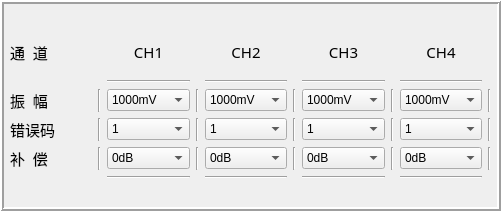
       <widget class="QFrame" name="frame_15">
        <property name="geometry">
         <rect>
          <x>500</x>
          <y>30</y>
          <width>501</width>
          <height>211</height>
         </rect>
        </property>
        <property name="frameShape">
         <enum>QFrame::Box</enum>
        </property>
        <property name="frameShadow">
         <enum>QFrame::Raised</enum>
        </property>
        <property name="lineWidth">
         <number>2</number>
        </property>
        <widget class="QWidget" name="gridLayoutWidget_3">
         <property name="geometry">
          <rect>
           <x>10</x>
           <y>30</y>
           <width>481</width>
           <height>149</height>
          </rect>
         </property>
         <layout class="QGridLayout" name="gridLayout_4">
          <item row="1" column="2">
           <widget class="Line" name="line_2">
            <property name="orientation">
             <enum>Qt::Horizontal</enum>
            </property>
           </widget>
          </item>
          <item row="3" column="0">
           <widget class="QLabel" name="label_32">
            <property name="font">
             <font>
              <family>黑体</family>
              <pointsize>11</pointsize>
             </font>
            </property>
            <property name="text">
             <string>错误码</string>
            </property>
           </widget>
          </item>
          <item row="3" column="9">
           <widget class="Line" name="line_18">
            <property name="orientation">
             <enum>Qt::Vertical</enum>
            </property>
           </widget>
          </item>
          <item row="1" column="6">
           <widget class="Line" name="line_12">
            <property name="orientation">
             <enum>Qt::Horizontal</enum>
            </property>
           </widget>
          </item>
          <item row="4" column="6">
           <widget class="QComboBox" name="comboBox_WMA_BC_CH3">
            <item>
             <property name="text">
              <string>0dB</string>
             </property>
            </item>
            <item>
             <property name="text">
              <string>0.5dB</string>
             </property>
            </item>
            <item>
             <property name="text">
              <string>1.0dB</string>
             </property>
            </item>
            <item>
             <property name="text">
              <string>1.5dB</string>
             </property>
            </item>
            <item>
             <property name="text">
              <string>2.0dB</string>
             </property>
            </item>
            <item>
             <property name="text">
              <string>2.5dB</string>
             </property>
            </item>
            <item>
             <property name="text">
              <string>-0.5dB</string>
             </property>
            </item>
            <item>
             <property name="text">
              <string>-1.0dB</string>
             </property>
            </item>
           </widget>
          </item>
          <item row="0" column="6">
           <widget class="QLabel" name="label_29">
            <property name="font">
             <font>
              <family>黑体</family>
              <pointsize>11</pointsize>
             </font>
            </property>
            <property name="text">
             <string>CH3</string>
            </property>
            <property name="alignment">
             <set>Qt::AlignCenter</set>
            </property>
           </widget>
          </item>
          <item row="4" column="4">
           <widget class="QComboBox" name="comboBox_WMA_BC_CH2">
            <item>
             <property name="text">
              <string>0dB</string>
             </property>
            </item>
            <item>
             <property name="text">
              <string>0.5dB</string>
             </property>
            </item>
            <item>
             <property name="text">
              <string>1.0dB</string>
             </property>
            </item>
            <item>
             <property name="text">
              <string>1.5dB</string>
             </property>
            </item>
            <item>
             <property name="text">
              <string>2.0dB</string>
             </property>
            </item>
            <item>
             <property name="text">
              <string>2.5dB</string>
             </property>
            </item>
            <item>
             <property name="text">
              <string>-0.5dB</string>
             </property>
            </item>
            <item>
             <property name="text">
              <string>-1.0dB</string>
             </property>
            </item>
           </widget>
          </item>
          <item row="2" column="7">
           <widget class="Line" name="line_13">
            <property name="orientation">
             <enum>Qt::Vertical</enum>
            </property>
           </widget>
          </item>
          <item row="5" column="4">
           <widget class="Line" name="line_21">
            <property name="orientation">
             <enum>Qt::Horizontal</enum>
            </property>
           </widget>
          </item>
          <item row="4" column="9">
           <widget class="Line" name="line_19">
            <property name="orientation">
             <enum>Qt::Vertical</enum>
            </property>
           </widget>
          </item>
          <item row="1" column="4">
           <widget class="Line" name="line_24">
            <property name="orientation">
             <enum>Qt::Horizontal</enum>
            </property>
           </widget>
          </item>
          <item row="4" column="3">
           <widget class="Line" name="line_8">
            <property name="orientation">
             <enum>Qt::Vertical</enum>
            </property>
           </widget>
          </item>
          <item row="3" column="8">
           <widget class="QComboBox" name="comboBox_WMA_ERROR_CH4">
            <item>
             <property name="text">
              <string>1</string>
             </property>
            </item>
            <item>
             <property name="text">
              <string>0</string>
             </property>
            </item>
           </widget>
          </item>
          <item row="5" column="6">
           <widget class="Line" name="line_22">
            <property name="orientation">
             <enum>Qt::Horizontal</enum>
            </property>
           </widget>
          </item>
          <item row="3" column="2">
           <widget class="QComboBox" name="comboBox_WMA_ERROR_CH1">
            <item>
             <property name="text">
              <string>1</string>
             </property>
            </item>
            <item>
             <property name="text">
              <string>0</string>
             </property>
            </item>
           </widget>
          </item>
          <item row="3" column="1">
           <widget class="Line" name="line_4">
            <property name="orientation">
             <enum>Qt::Vertical</enum>
            </property>
           </widget>
          </item>
          <item row="0" column="4">
           <widget class="QLabel" name="label_28">
            <property name="font">
             <font>
              <family>黑体</family>
              <pointsize>11</pointsize>
             </font>
            </property>
            <property name="text">
             <string>CH2</string>
            </property>
            <property name="alignment">
             <set>Qt::AlignCenter</set>
            </property>
           </widget>
          </item>
          <item row="4" column="5">
           <widget class="Line" name="line_11">
            <property name="orientation">
             <enum>Qt::Vertical</enum>
            </property>
           </widget>
          </item>
          <item row="2" column="4">
           <widget class="QComboBox" name="comboBox_WMA_ZF_CH2">
            <item>
             <property name="text">
              <string>1000mV</string>
             </property>
            </item>
            <item>
             <property name="text">
              <string>750mV</string>
             </property>
            </item>
            <item>
             <property name="text">
              <string>500mV</string>
             </property>
            </item>
            <item>
             <property name="text">
              <string>250mV</string>
             </property>
            </item>
            <item>
             <property name="text">
              <string>0mV</string>
             </property>
            </item>
           </widget>
          </item>
          <item row="2" column="9">
           <widget class="Line" name="line_17">
            <property name="orientation">
             <enum>Qt::Vertical</enum>
            </property>
           </widget>
          </item>
          <item row="4" column="2">
           <widget class="QComboBox" name="comboBox_WMA_BC_CH1">
            <item>
             <property name="text">
              <string>0dB</string>
             </property>
            </item>
            <item>
             <property name="text">
              <string>0.5dB</string>
             </property>
            </item>
            <item>
             <property name="text">
              <string>1.0dB</string>
             </property>
            </item>
            <item>
             <property name="text">
              <string>1.5dB</string>
             </property>
            </item>
            <item>
             <property name="text">
              <string>2.0dB</string>
             </property>
            </item>
            <item>
             <property name="text">
              <string>2.5dB</string>
             </property>
            </item>
            <item>
             <property name="text">
              <string>-0.5dB</string>
             </property>
            </item>
            <item>
             <property name="text">
              <string>-1.0dB</string>
             </property>
            </item>
           </widget>
          </item>
          <item row="1" column="8">
           <widget class="Line" name="line_16">
            <property name="orientation">
             <enum>Qt::Horizontal</enum>
            </property>
           </widget>
          </item>
          <item row="3" column="7">
           <widget class="Line" name="line_14">
            <property name="orientation">
             <enum>Qt::Vertical</enum>
            </property>
           </widget>
          </item>
          <item row="2" column="0">
           <widget class="QLabel" name="label_31">
            <property name="font">
             <font>
              <family>黑体</family>
              <pointsize>11</pointsize>
             </font>
            </property>
            <property name="text">
             <string>振  幅</string>
            </property>
           </widget>
          </item>
          <item row="5" column="8">
           <widget class="Line" name="line_23">
            <property name="orientation">
             <enum>Qt::Horizontal</enum>
            </property>
           </widget>
          </item>
          <item row="0" column="8">
           <widget class="QLabel" name="label_30">
            <property name="font">
             <font>
              <family>黑体</family>
              <pointsize>11</pointsize>
             </font>
            </property>
            <property name="text">
             <string>CH4</string>
            </property>
            <property name="alignment">
             <set>Qt::AlignCenter</set>
            </property>
           </widget>
          </item>
          <item row="0" column="2">
           <widget class="QLabel" name="label_27">
            <property name="font">
             <font>
              <family>黑体</family>
              <pointsize>11</pointsize>
             </font>
            </property>
            <property name="layoutDirection">
             <enum>Qt::RightToLeft</enum>
            </property>
            <property name="text">
             <string>CH1</string>
            </property>
            <property name="alignment">
             <set>Qt::AlignCenter</set>
            </property>
           </widget>
          </item>
          <item row="4" column="1">
           <widget class="Line" name="line_5">
            <property name="orientation">
             <enum>Qt::Vertical</enum>
            </property>
           </widget>
          </item>
          <item row="2" column="5">
           <widget class="Line" name="line_9">
            <property name="orientation">
             <enum>Qt::Vertical</enum>
            </property>
           </widget>
          </item>
          <item row="4" column="7">
           <widget class="Line" name="line_15">
            <property name="orientation">
             <enum>Qt::Vertical</enum>
            </property>
           </widget>
          </item>
          <item row="2" column="8">
           <widget class="QComboBox" name="comboBox_WMA_ZF_CH4">
            <item>
             <property name="text">
              <string>1000mV</string>
             </property>
            </item>
            <item>
             <property name="text">
              <string>750mV</string>
             </property>
            </item>
            <item>
             <property name="text">
              <string>500mV</string>
             </property>
            </item>
            <item>
             <property name="text">
              <string>250mV</string>
             </property>
            </item>
            <item>
             <property name="text">
              <string>0mV</string>
             </property>
            </item>
           </widget>
          </item>
          <item row="4" column="0">
           <widget class="QLabel" name="label_33">
            <property name="font">
             <font>
              <family>黑体</family>
              <pointsize>11</pointsize>
             </font>
            </property>
            <property name="text">
             <string>补  偿</string>
            </property>
           </widget>
          </item>
          <item row="3" column="3">
           <widget class="Line" name="line_7">
            <property name="orientation">
             <enum>Qt::Vertical</enum>
            </property>
           </widget>
          </item>
          <item row="3" column="4">
           <widget class="QComboBox" name="comboBox_WMA_ERROR_CH2">
            <item>
             <property name="text">
              <string>1</string>
             </property>
            </item>
            <item>
             <property name="text">
              <string>0</string>
             </property>
            </item>
           </widget>
          </item>
          <item row="2" column="6">
           <widget class="QComboBox" name="comboBox_WMA_ZF_CH3">
            <item>
             <property name="text">
              <string>1000mV</string>
             </property>
            </item>
            <item>
             <property name="text">
              <string>750mV</string>
             </property>
            </item>
            <item>
             <property name="text">
              <string>500mV</string>
             </property>
            </item>
            <item>
             <property name="text">
              <string>250mV</string>
             </property>
            </item>
            <item>
             <property name="text">
              <string>0mV</string>
             </property>
            </item>
           </widget>
          </item>
          <item row="3" column="5">
           <widget class="Line" name="line_10">
            <property name="orientation">
             <enum>Qt::Vertical</enum>
            </property>
           </widget>
          </item>
          <item row="3" column="6">
           <widget class="QComboBox" name="comboBox_WMA_ERROR_CH3">
            <item>
             <property name="text">
              <string>1</string>
             </property>
            </item>
            <item>
             <property name="text">
              <string>0</string>
             </property>
            </item>
           </widget>
          </item>
          <item row="0" column="0">
           <widget class="QLabel" name="label_34">
            <property name="font">
             <font>
              <family>黑体</family>
              <pointsize>11</pointsize>
             </font>
            </property>
            <property name="text">
             <string>通  道</string>
            </property>
           </widget>
          </item>
          <item row="5" column="2">
           <widget class="Line" name="line_20">
            <property name="orientation">
             <enum>Qt::Horizontal</enum>
            </property>
           </widget>
          </item>
          <item row="2" column="1">
           <widget class="Line" name="line_3">
            <property name="orientation">
             <enum>Qt::Vertical</enum>
            </property>
           </widget>
          </item>
          <item row="2" column="3">
           <widget class="Line" name="line_6">
            <property name="orientation">
             <enum>Qt::Vertical</enum>
            </property>
           </widget>
          </item>
          <item row="2" column="2">
           <widget class="QComboBox" name="comboBox_WMA_ZF_CH1">
            <item>
             <property name="text">
              <string>1000mV</string>
             </property>
            </item>
            <item>
             <property name="text">
              <string>750mV</string>
             </property>
            </item>
            <item>
             <property name="text">
              <string>500mV</string>
             </property>
            </item>
            <item>
             <property name="text">
              <string>250mV</string>
             </property>
            </item>
            <item>
             <property name="text">
              <string>0mV</string>
             </property>
            </item>
           </widget>
          </item>
          <item row="4" column="8">
           <widget class="QComboBox" name="comboBox_WMA_BC_CH4">
            <item>
             <property name="text">
              <string>0dB</string>
             </property>
            </item>
            <item>
             <property name="text">
              <string>0.5dB</string>
             </property>
            </item>
            <item>
             <property name="text">
              <string>1.0dB</string>
             </property>
            </item>
            <item>
             <property name="text">
              <string>1.5dB</string>
             </property>
            </item>
            <item>
             <property name="text">
              <string>2.0dB</string>
             </property>
            </item>
            <item>
             <property name="text">
              <string>2.5dB</string>
             </property>
            </item>
            <item>
             <property name="text">
              <string>-0.5dB</string>
             </property>
            </item>
            <item>
             <property name="text">
              <string>-1.0dB</string>
             </property>
            </item>
           </widget>
          </item>
         </layout>
        </widget>
       </widget>
